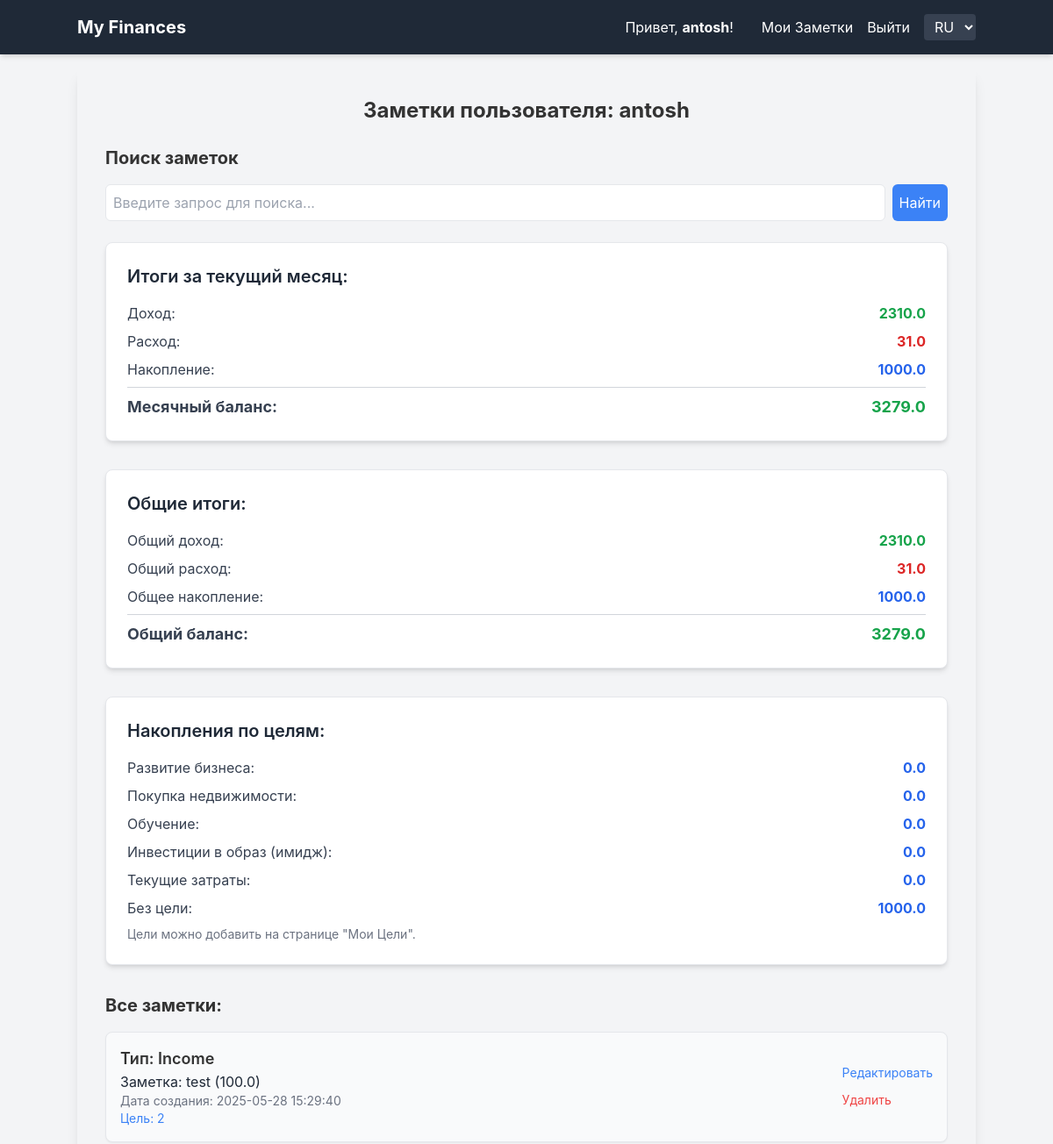
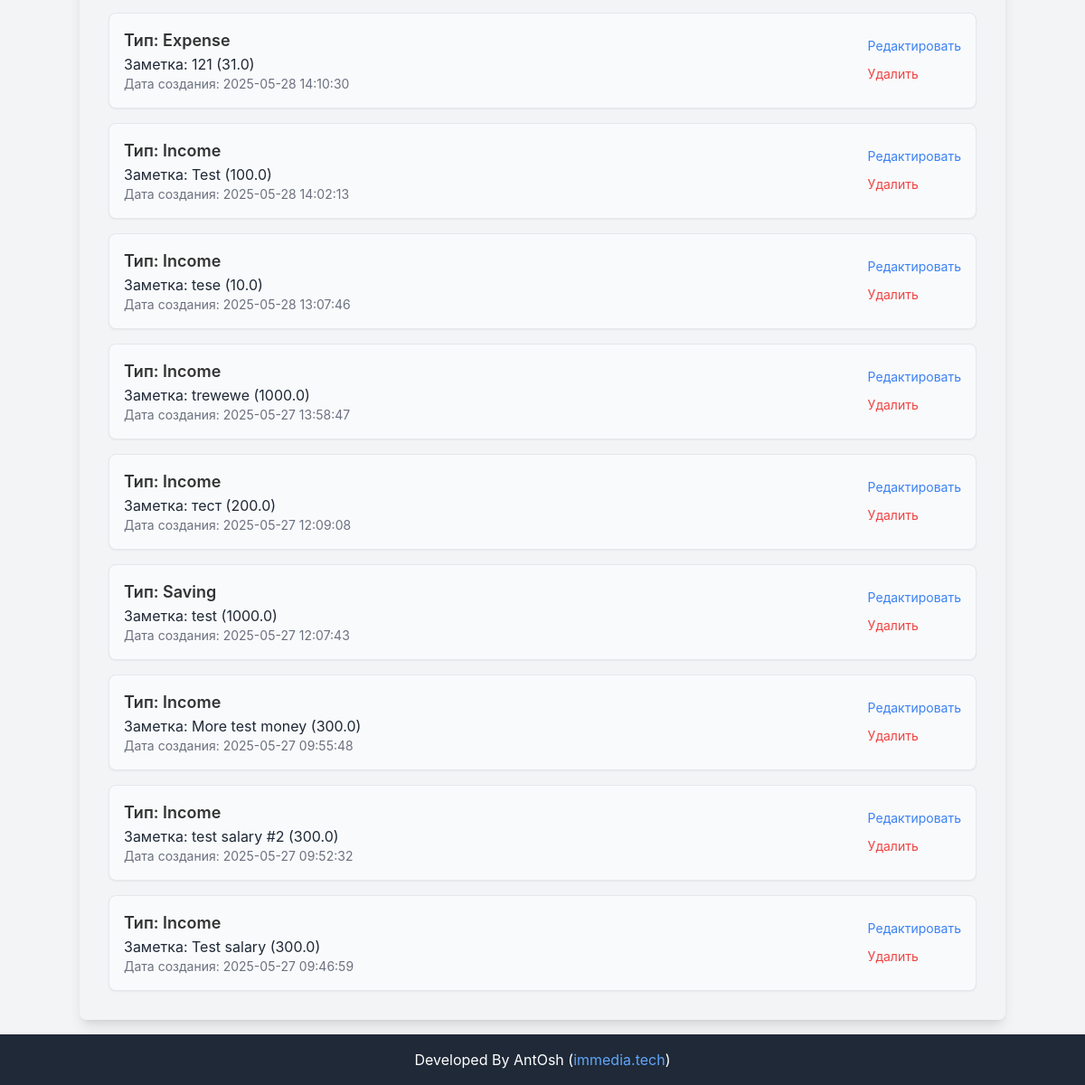
The app's page /notes/antosh (signed in), older data (2 pictures, top to bottom).
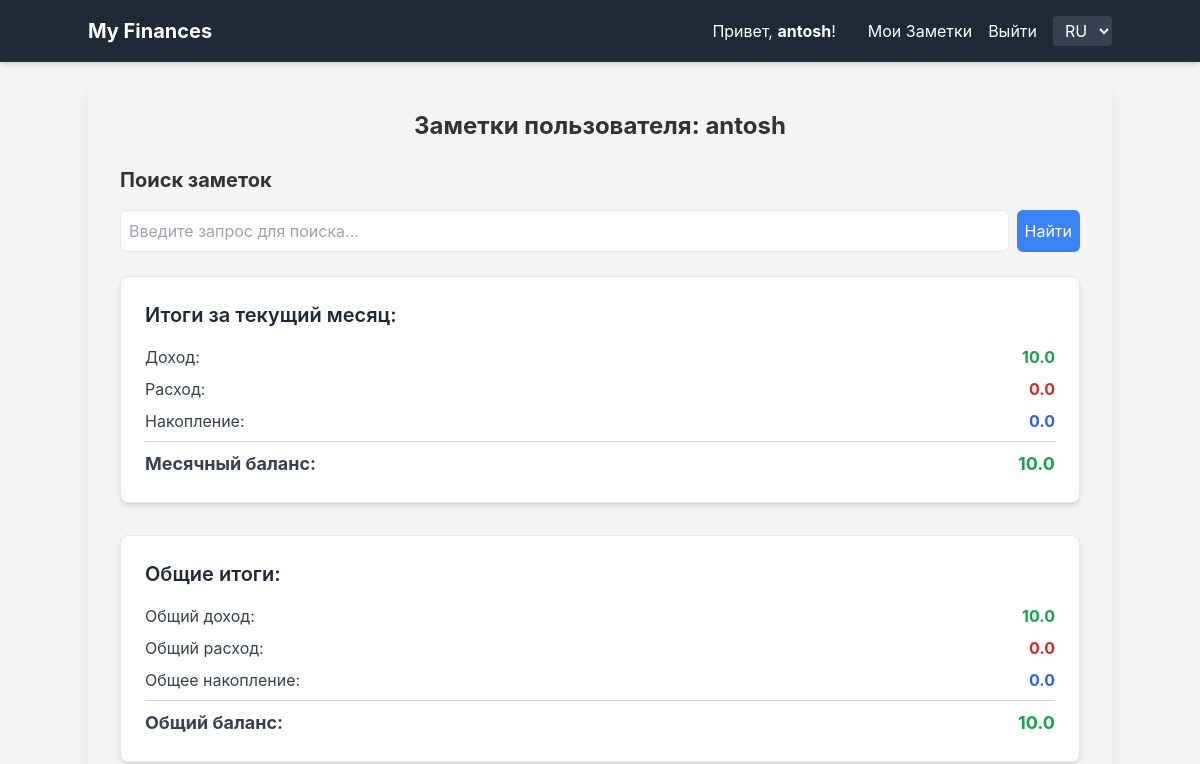
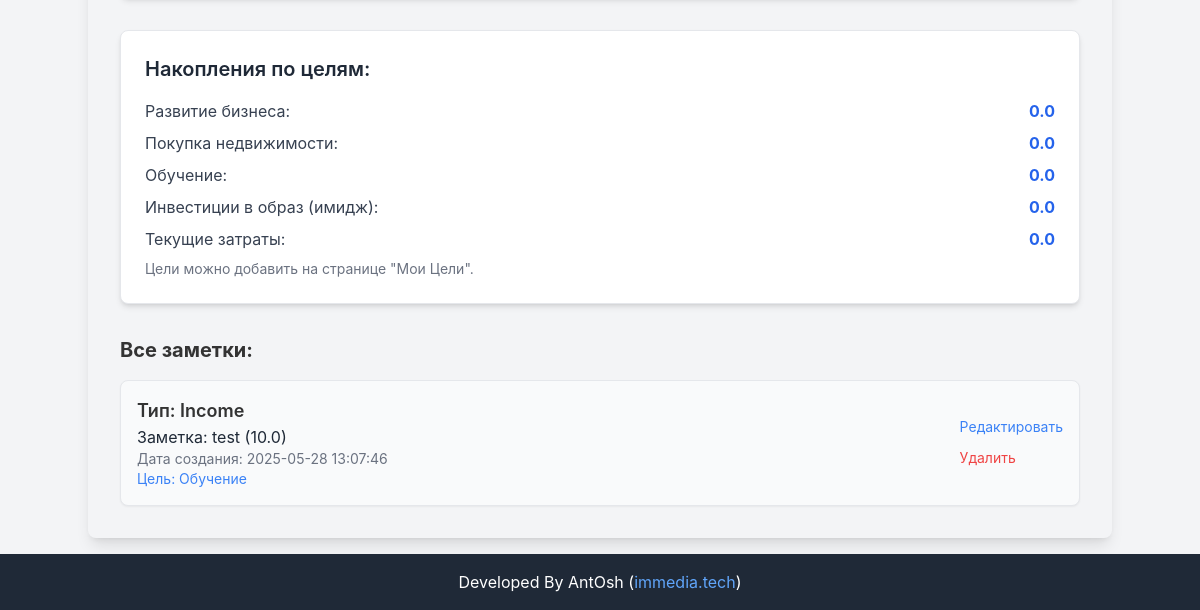
The same page, newer data (2 pictures, top to bottom).
### tables this page shows
CREATE TABLE users (
            id INTEGER PRIMARY KEY AUTOINCREMENT,
            username TEXT UNIQUE NOT NULL,
            password_hash TEXT NOT NULL
        );

CREATE TABLE goals (
                    id INTEGER PRIMARY KEY AUTOINCREMENT,
                    user_id INTEGER NOT NULL,
                    goal_type TEXT NOT NULL,
                    note TEXT NOT NULL,
                    amount REAL DEFAULT 0.00,
                    created_at TIMESTAMP DEFAULT CURRENT_TIMESTAMP,
                    user_goal_id TEXT, -- ИЗМЕНЕНО: Теперь это TEXT
                    FOREIGN KEY (user_id) REFERENCES users (id)
                );

### app.py (the view)
@app.route('/notes/<username>')
@login_required
def user_notes(username):
    if g.user['username'] != username:
        flash(_('Вы не можете просматривать заметки других пользователей.'), 'danger')
        return redirect(url_for('index'))
    conn = get_db()
    cursor = conn.cursor()
    user_id = g.user['id']
    cursor.execute("SELECT * FROM goals WHERE user_id = ? ORDER BY created_at DESC", (user_id,))
    notes = cursor.fetchall()
    today = datetime.date.today()
    first_day_of_month = today.replace(day=1)
    monthly_summary = {
        'income': 0.0,
        'expense': 0.0,
        'saving': 0.0
    }
    cursor.execute(
        "SELECT goal_type, amount FROM goals WHERE user_id = ? AND created_at >= ? AND created_at < ?",
        (user_id, first_day_of_month.isoformat(),
         (first_day_of_month + datetime.timedelta(days=32)).replace(day=1).isoformat())
    )
    monthly_records = cursor.fetchall()
    for record in monthly_records:
        if record['goal_type'] in monthly_summary:
            monthly_summary[record['goal_type']] += record['amount']
    total_summary = {
        'total_income': 0.0,
        'total_expense': 0.0,
        'total_saving': 0.0
    }
    cursor.execute("SELECT goal_type, amount FROM goals WHERE user_id = ?", (user_id,))
    all_records = cursor.fetchall()
    for record in all_records:
        if record['goal_type'] == 'income':
            total_summary['total_income'] += record['amount']
        elif record['goal_type'] == 'expense':
            total_summary['total_expense'] += record['amount']
        elif record['goal_type'] == 'saving':
            total_summary['total_saving'] += record['amount']
    goals_summary = {}
    for fixed_goal_name in FIXED_GOALS:  # Перебираем фиксированные цели
        goals_summary[fixed_goal_name] = 0.0  # Инициализируем сумму для каждой цели
    cursor.execute(
        "SELECT user_goal_id, SUM(amount) FROM goals WHERE user_id = ? AND goal_type = 'saving' AND user_goal_id IS NOT NULL GROUP BY user_goal_id",
        (user_id,)
    )
    saving_by_goal_records = cursor.fetchall()
    for record in saving_by_goal_records:
        goal_name = record[0]
        total_amount = record[1]
        if goal_name in FIXED_GOALS:  # Убедимся, что цель из фиксированного списка
            goals_summary[goal_name] = total_amount
    cursor.execute(
        "SELECT SUM(amount) FROM goals WHERE user_id = ? AND goal_type = 'saving' AND user_goal_id IS NULL",
        (user_id,)
    )
    saving_no_goal_record = cursor.fetchone()
    if saving_no_goal_record and saving_no_goal_record[0] is not None:
        goals_summary[_('Без цели')] = saving_no_goal_record[0]  # Добавляем в саммари
    return render_template('notes.html',
                           username=username,
                           notes=notes,
                           monthly_summary=monthly_summary,
                           total_summary=total_summary,
                           goals_summary=goals_summary,
                           )  # user_goals_list_full больше не передается

### app.py (called while the page is built)
def get_locale_from_request():
    lang = request.args.get('lang')
    if lang in LOCALES:  # Проверяем, что язык есть в нашем словаре
        session['lang'] = lang
        return lang
    if 'lang' in session and session['lang'] in LOCALES:
        return session['lang']
    best_browser_match = request.accept_languages.best_match(LOCALES.keys())
    if best_browser_match and best_browser_match in LOCALES:
        return best_browser_match
    return 'ru'  # Язык по умолчанию, если ничего не найдено

@app.before_request
def set_g_locale():
    g.locale = get_locale_from_request()

def get_db():
    if 'db' not in g:
        g.db = get_db_connection()
    return g.db

@app.before_request
def load_logged_in_user():
    user_id = session.get('user_id')
    if user_id is None:
        g.user = None
    else:
        conn = get_db()
        cursor = conn.cursor()
        cursor.execute("SELECT * FROM users WHERE id = ?", (user_id,))
        g.user = cursor.fetchone()

def login_required(view):
    @functools.wraps(view)
    def wrapped_view(**kwargs):
        if g.user is None:
            flash(_('Для доступа к этой странице необходимо войти в систему.'), 'warning')
            return redirect(url_for('login'))
        return view(**kwargs)
    return wrapped_view

### database.py (called while the page is built)
def get_db_connection():
    conn = sqlite3.connect(DATABASE)
    conn.row_factory = sqlite3.Row
    return conn

### locales.py (called while the page is built)
def gettext_manual(text, **variables):
    from flask import g
    current_locale = getattr(g, 'locale', 'ru')
    translated_text = LOCALES.get(current_locale, {}).get(text, text)
    if variables:
        try:
            return translated_text % variables
        except TypeError:
            return translated_text
    return translated_text

### templates/notes.html (shortened to what this page needs)
{% extends 'base.html' %}
{% block content %}
    <h2 class="text-2xl font-bold mb-6 text-center">{{ _('Заметки пользователя:') }} {{ username }}</h2>
    <h3 class="text-xl font-bold mb-4">{{ _('Поиск заметок') }}</h3>
    <form action="{{ url_for('search_notes') }}" method="post" class="flex space-x-2 mb-6">
        <input type="text" name="search_query" placeholder="{{ _('Введите запрос для поиска...') }}" value="{{ search_query or '' }}" class="flex-grow p-2 border rounded-md">
        <button type="submit" class="bg-blue-500 text-white p-2 rounded-md hover:bg-blue-600">{{ _('Найти') }}</button>
    </form>
    <div class="mb-8 p-6 bg-white rounded-lg shadow-md border border-gray-200">
        <h3 class="text-xl font-semibold mb-4 text-gray-800">{{ _('Итоги за текущий месяц:') }}</h3>
        <ul class="space-y-2 text-gray-700">
            <li class="flex justify-between items-center">
                <span>{{ _('Доход:') }}</span>
                <span class="font-bold text-green-600">{{ monthly_summary.income | round(2) }}</span>
            </li>
            <li class="flex justify-between items-center">
                <span>{{ _('Расход:') }}</span>
                <span class="font-bold text-red-600">{{ monthly_summary.expense | round(2) }}</span>
            </li>
            <li class="flex justify-between items-center">
                <span>{{ _('Накопление:') }}</span>
                <span class="font-bold text-blue-600">{{ monthly_summary.saving | round(2) }}</span>
            </li>
            <hr class="my-2 border-gray-300">
            {% set total_balance_month = monthly_summary.income - monthly_summary.expense + monthly_summary.saving %}
            <li class="flex justify-between items-center text-lg font-bold">
                <span>{{ _('Месячный баланс:') }}</span>
                <span class="{% if total_balance_month >= 0 %}text-green-600{% else %}text-red-600{% endif %}">{{ total_balance_month | round(2) }}</span>
            </li>
        </ul>
    </div>
    <div class="mb-8 p-6 bg-white rounded-lg shadow-md border border-gray-200">
        <h3 class="text-xl font-semibold mb-4 text-gray-800">{{ _('Общие итоги:') }}</h3>
        <ul class="space-y-2 text-gray-700">
            <li class="flex justify-between items-center">
                <span>{{ _('Общий доход:') }}</span>
                <span class="font-bold text-green-600">{{ total_summary.total_income | round(2) }}</span>
            </li>
            <li class="flex justify-between items-center">
                <span>{{ _('Общий расход:') }}</span>
                <span class="font-bold text-red-600">{{ total_summary.total_expense | round(2) }}</span>
            </li>
            <li class="flex justify-between items-center">
                <span>{{ _('Общее накопление:') }}</span>
                <span class="font-bold text-blue-600">{{ total_summary.total_saving | round(2) }}</span>
            </li>
            <hr class="my-2 border-gray-300">
            {% set total_overall_balance = total_summary.total_income - total_summary.total_expense + total_summary.total_saving %}
            <li class="flex justify-between items-center text-lg font-bold">
                <span>{{ _('Общий баланс:') }}</span>
                <span class="{% if total_overall_balance >= 0 %}text-green-600{% else %}text-red-600{% endif %}">{{ total_overall_balance | round(2) }}</span>
            </li>
        </ul>
    </div>
    <div class="mb-8 p-6 bg-white rounded-lg shadow-md border border-gray-200">
        <h3 class="text-xl font-semibold mb-4 text-gray-800">{{ _('Накопления по целям:') }}</h3>
        {% if goals_summary %}
            <ul class="space-y-2 text-gray-700">
                {% for goal_name, amount in goals_summary.items() %}
                    <li class="flex justify-between items-center">
                        <span>{{ goal_name }}:</span>
                        <span class="font-bold text-blue-600">{{ amount | round(2) }}</span>
                    </li>
                {% endfor %}
            </ul>
        {% else %}
            <p class="text-gray-600">{{ _('Нет данных.') }}</p>
        {% endif %}
        <p class="text-sm text-gray-500 mt-2">{{ _('Цели можно добавить на странице "Мои Цели".') }}</p>
    </div>
    <h3 class="text-xl font-bold mb-4">{{ _('Все заметки:') }}</h3>
    {% if notes %}
        <ul class="space-y-4">
            {% for note in notes %}
                <li class="p-4 border rounded-lg shadow-sm bg-gray-50 flex justify-between items-center">
                    <div>
                        <p class="text-lg font-semibold">{{ _('Тип:') }} {{ note.goal_type | capitalize }}</p>
                        <p class="text-gray-800">{{ _('Заметка:') }} {{ note.note }} ({{ note.amount | round(2) }})</p>
                        <p class="text-gray-500 text-sm">{{ _('Дата создания:') }} {{ note.created_at }}</p>
                        {% if note.user_goal_id %}
                            <p class="text-blue-500 text-sm">{{ _('Цель:') }} {{ note.user_goal_id }}</p>
                        {% endif %}
                    </div>
                    <div class="flex flex-col space-y-2">
                        <a href="{{ url_for('edit_goal', goal_id=note.id) }}" class="text-blue-500 hover:underline text-sm">{{ _('Редактировать') }}</a>
                        <form action="{{ url_for('delete_goal', goal_id=note.id) }}" method="post" onsubmit="return confirm('{{ _('Вы уверены, что хотите удалить эту запись?') }}');">
                            <button type="submit" class="text-red-500 hover:underline text-sm p-0 bg-transparent border-none cursor-pointer">
                                {{ _('Удалить') }}
                            </button>
                        </form>
                    </div>
                </li>
            {% endfor %}
        </ul>
    {% else %}
        <p class="text-gray-600">{{ _('У вас пока нет заметок. Добавьте первую!') }}</p>
    {% endif %}
{% endblock %}

### templates/base.html (shortened to what this page needs)
<!DOCTYPE html>
<html lang="{{ g.locale }}">
<head>
    <script src="https://cdn.tailwindcss.com"></script>
</head>
<body class="flex flex-col min-h-screen">
    <nav class="w-full bg-gray-800 text-white p-4 shadow-md">
        <div class="container mx-auto flex flex-wrap justify-between items-center">
            <a href="{{ url_for('index') }}" class="text-xl font-bold hover:text-gray-300">My Finances</a>
            <div id="main-navigation-menu" class="hidden md:flex md:items-center md:w-auto w-full">
                <div class="flex flex-col md:flex-row md:space-x-4 mt-4 md:mt-0 items-center">
                    {% if g.user %}
                        <span class="mr-4">{{ _('Привет,') }} <span class="font-bold">{{ g.user.username }}</span>!</span>
                        <a href="{{ url_for('user_notes', username=g.user.username) }}" class="mr-4 hover:text-gray-300">{{ _('Мои Заметки') }}</a>
                        <a href="{{ url_for('logout') }}" class="hover:text-gray-300">{{ _('Выйти') }}</a>
                    {% else %}
                        <a href="{{ url_for('register') }}" class="mr-4 hover:text-gray-300">{{ _('Регистрация') }}</a>
                        <a href="{{ url_for('login') }}" class="hover:text-gray-300">{{ _('Войти') }}</a>
                    {% endif %}
                    <select id="language-selector" class="ml-4 px-2 py-1 rounded bg-gray-700 text-white border-none">
                        <option value="ru" {% if g.locale == 'ru' %}selected{% endif %}>RU</option>
                    </select>
                </div>
            </div>
        </div>
    </nav>
    <div class="main-content-wrapper">
        <div class="container bg-transparent p-8 rounded-lg shadow-lg">
            {% block content %}{% endblock %}
        </div>
    </div>
    <footer class="w-full bg-gray-800 text-white p-4 text-center shadow-md mt-auto">
        Developed By AntOsh (<a href="https://immediatech.net" target="_blank" class="text-blue-400 hover:underline">immedia.tech</a>)
    </footer>
</body>
</html>

### templates/base.html (style rules this page uses)
body { font-family: 'Inter', sans-serif; background-color: #f3f4f6; color: #333; }
.main-content-wrapper { flex-grow: 1; display: flex; justify-content: center; align-items: center; padding: 1rem; }
.container { max-width: 800px; width: 100%; }
input[type="text"], input[type="password"], textarea, select { @apply p-3 border border-gray-300 rounded-md focus:outline-none focus:ring-2 focus:ring-blue-500 w-full; }
button { @apply bg-blue-600 text-white p-3 rounded-md hover:bg-blue-700 transition duration-200; }

Row changes from the older to the newer data that the page shows:
removed goals: goal_type "Income", note "test", amount "100.0", created_at "2025-05-28 15:29:40", user_goal_id "2"
removed goals: goal_type "Expense", note "121", amount "31.0", created_at "2025-05-28 14:10:30"
removed goals: goal_type "Income", note "Test", amount "100.0", created_at "2025-05-28 14:02:13"
removed goals: goal_type "Income", note "trewewe", amount "1000.0", created_at "2025-05-27 13:58:47"
removed goals: goal_type "Income", note "тест", amount "200.0", created_at "2025-05-27 12:09:08"
removed goals: goal_type "Saving", note "test", amount "1000.0", created_at "2025-05-27 12:07:43"
removed goals: goal_type "Income", note "More test money", amount "300.0", created_at "2025-05-27 09:55:48"
removed goals: goal_type "Income", note "test salary #2", amount "300.0", created_at "2025-05-27 09:52:32"
removed goals: goal_type "Income", note "Test salary", amount "300.0", created_at "2025-05-27 09:46:59"
changed goals "Income": note "tese" → "test"; _ (not shown) → "Цель:"; user_goal_id (not shown) → "Обучение"
Text that changed along with them:
{{ monthly_summary.income | round(2) }}: "2310.0" → "10.0"
{{ monthly_summary.expense | round(2) }}: "31.0" → "0.0"
{{ monthly_summary.saving | round(2) }}: "1000.0" → "0.0"
{{ total_balance_month | round(2) }}: "3279.0" → "10.0"
{{ total_summary.total_income | round(2) }}: "2310.0" → "10.0"
{{ total_summary.total_expense | round(2) }}: "31.0" → "0.0"
{{ total_summary.total_saving | round(2) }}: "1000.0" → "0.0"
{{ total_overall_balance | round(2) }}: "3279.0" → "10.0"
list line gone: "Без цели : 1000.0"
